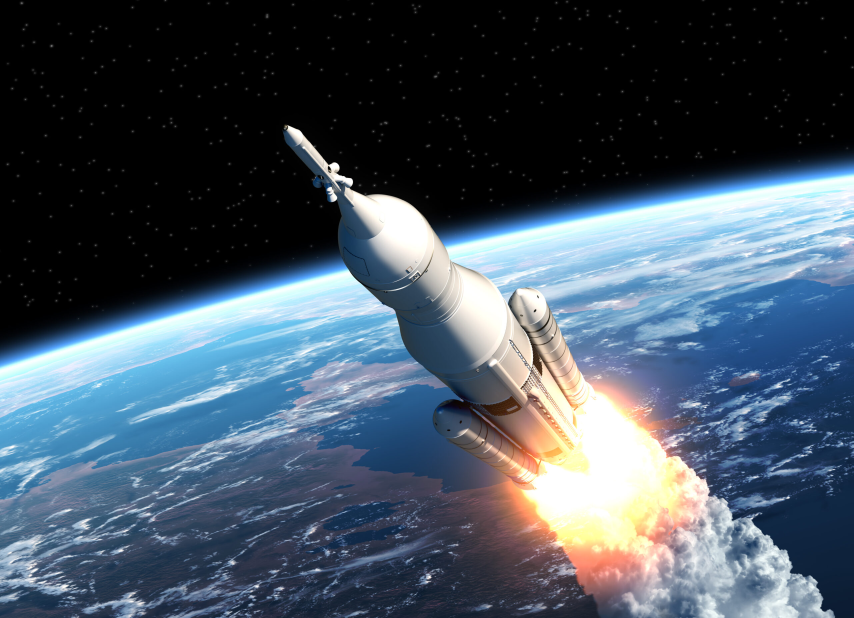
#> input picture rocket.jpeg, 2560 x 1854 px, found by its file name (shown at 1/3 size)
$ python 03_create_image.py
#> lines starting #> are read from the running program, lines starting #| are printed output that depends on the picture; after the words box and inside, x2 and y2 are one past the last pixel; in counts of white or black regions, pixels touching at a corner belong together
# CREATE IMAGE

import cv2 as cv
import numpy as np

path = "/Users/krtdnc/Desktop/Miuul/OpenCV/"

img = cv.imread(path + "rocket.jpeg")
#> img is the input picture: shape (1854, 2560, 3); mean B, G, R 99, 85.3, 71.5
cv.namedWindow("opencv_test", cv.WINDOW_AUTOSIZE)
cv.imshow("opencv_test", img)
cv.waitKey(1)

m1 = np.copy(img)

m2 = img

type(img)

img[100:200, 200:300, :] = 255

cv.imshow("m2", m2)
cv.waitKey(1)

# Resimle aynı boyutta sıfırlar oluşturmak

m3 = np.zeros(img.shape, img.dtype)
cv.imshow("m3", m3)
cv.waitKey(1)

# Gri resim oluşturmak

m4 = np.zeros([512, 512], np.uint8)
m4[:, :] = 127
cv.imshow("m4", m4)
cv.waitKey(1)

# Özel şekil çizmek

m5 = np.ones((550, 770, 3))
black = (0, 0, 0)
red = (0, 0, 255)
green = (0, 255, 0)

cv.rectangle(m5, (480, 250), (100, 450), black, 8)
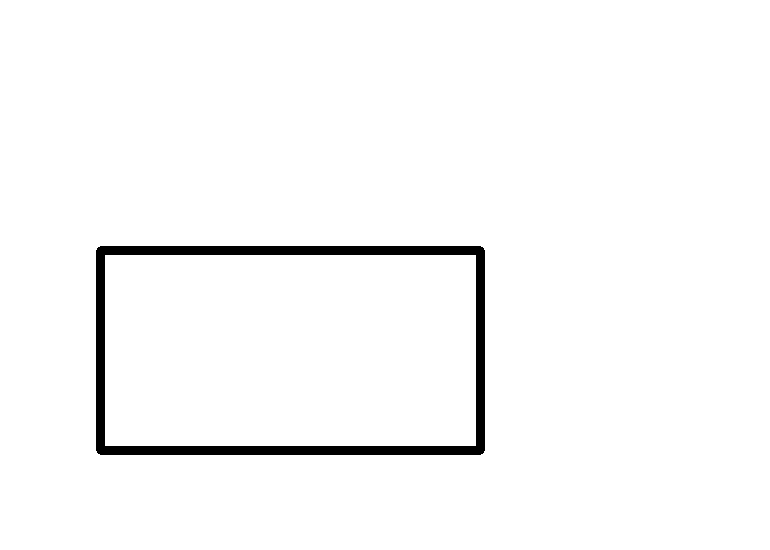
#> m5: shape (550, 770, 3) float64; values 0 (black) and 1 (white), 97.5% white; 1 black region, box (x1, y1, x2, y2) and area: (96, 246, 485, 455) 10408
cv.rectangle(m5, (580, 150), (200, 350), black, 8)
cv.line(m5, (100, 450), (200, 350), black, 8)
cv.line(m5, (480, 250), (580, 150), black, 8)
cv.line(m5, (100, 250), (200, 150), black, 8)
cv.line(m5, (480, 450), (580, 350), black, 8)

start_point = (150, 100)
font_thickness = 2
font_size = 1
font = cv.FONT_HERSHEY_DUPLEX

cv.putText(m5, "ilk resim denemem", start_point, font, font_size, black, font_thickness)
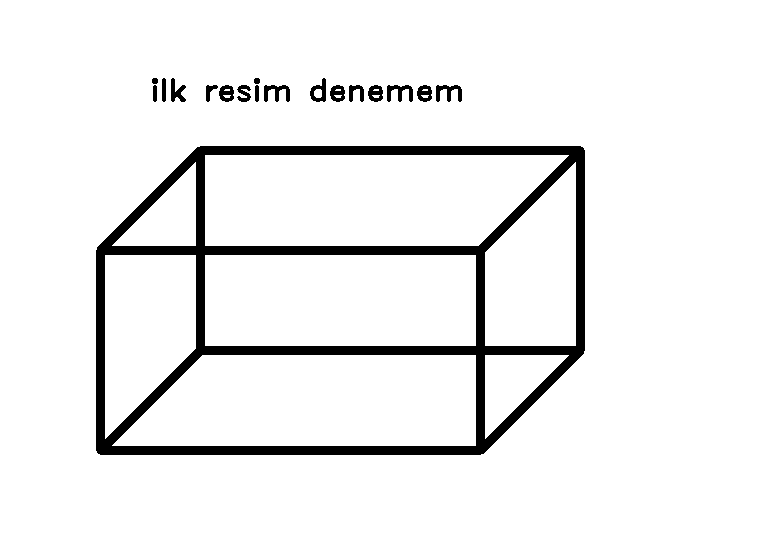
#> m5: shape (550, 770, 3) float64; values 0 (black) and 1 (white), 93.4% white; 18 black regions, largest, box (x1, y1, x2, y2) and area: (96, 146, 585, 455) 25414, (264, 85, 290, 102) 240, (387, 85, 413, 102) 240
cv.imshow("dikdörtgen", m5)
cv.waitKey(1)

cv.destroyAllWindows()

$ run again, with corner.jpeg copied over rocket.jpeg
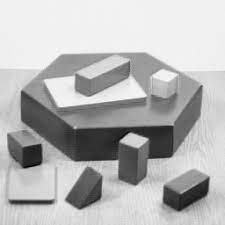
#> input picture corner.jpeg, 225 x 225 px, found by its file name
#> img is the input picture: shape (225, 225, 3); min 0, max 255, mean 182.9
#> `img[100:200, 200:300, :] = 255`:
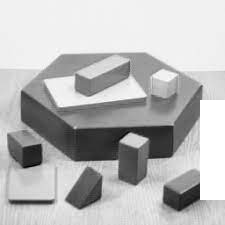
#> img: shape (225, 225, 3); 4.94% of pixels changed, all inside (x1, y1, x2, y2) = (200, 100, 225, 200)
